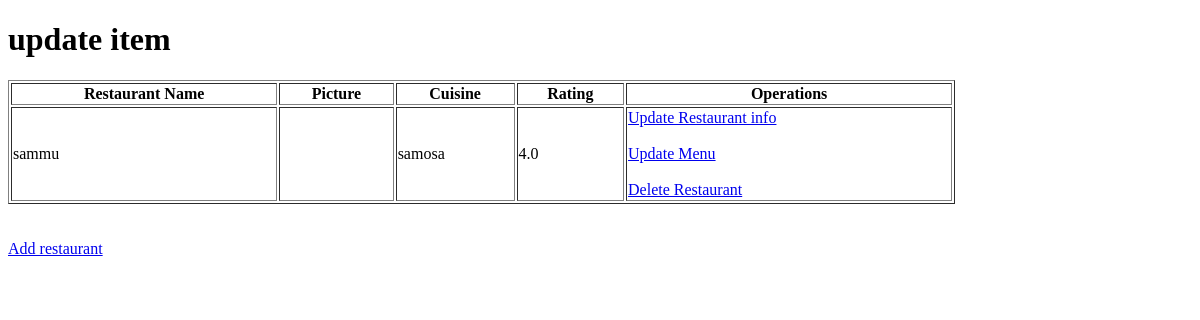
The app's page /open_show_restaurant/, older data.
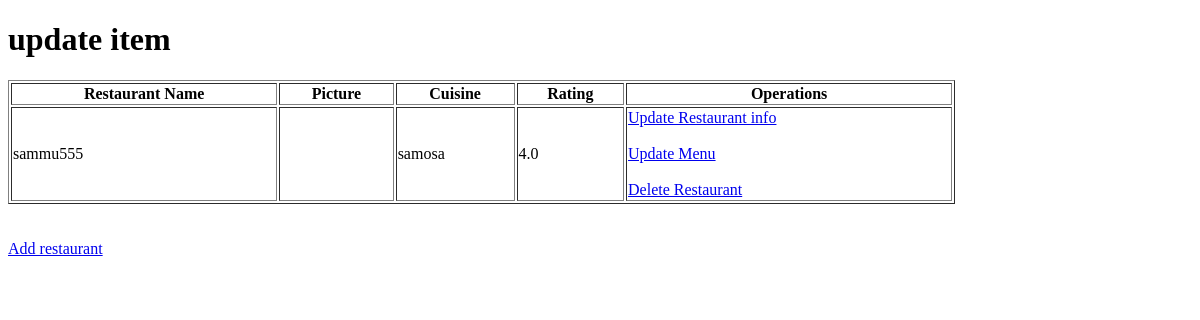
The same page, newer data.
### delivery/models.py (models this page shows)
class Restaurant(models.Model):
    name = models.CharField(max_length=20)
    picture = models.CharField(max_length=400, default="https://tse2.mm.bing.net/th/id/OIP.3JuA0-BIEyyCceG24Arr3gHaE8?rs=1&pid=ImgDetMain")
    cuisine = models.CharField(max_length=200)
    rating = models.FloatField()

### delivery/views.py (the view)
# urls.py: path('open_show_restaurant/', views.open_show_restaurant, name='open_show_restaurant'),
def open_show_restaurant(request):
    restaurantList = Restaurant.objects.all()
    return render(request, 'delivery/show_restaurant.html', {'restaurantList': restaurantList})

### delivery/templates/delivery/show_restaurant.html (shortened to what this page needs)
<!DOCTYPE html>
<html lang="en">
  <head>
  </head>
  <body>
    <h1>update item</h1>
    <table border="1" width="80%">
      <thead>
        <tr>
          <th>Restaurant Name</th>
          <th>Picture</th>
          <th>Cuisine</th>
          <th>Rating</th>
          <th>Operations</th>
        </tr>
      </thead>
      <tbody>
        {% for r in restaurantList %}
        <tr>
          <td>{{ r.name }}</td>
          <td>
          </td>
          <td>{{ r.cuisine }}</td>
          <td>{{ r.rating }}</td>
          <td>
            <a href="{% url 'open_update_restaurant'  r.id %}"
              >Update Restaurant info</a
            >
            <br />
            <br />
            <a href="{% url 'open_update_menu' r.id %}">Update Menu</a>
            <br />
            <br />
            <a href="{% url 'delete_restaurant' r.id %}">Delete Restaurant</a>
          </td>
        </tr>
        {% endfor %}
      </tbody>
    </table>
    <br />
    <br />
    <a href="{% url 'open_add_restaurant' %}">Add restaurant</a>
  </body>
</html>

Row changes from the older to the newer data that the page shows:
changed Restaurant "samosa": name "sammu" → "sammu555"
